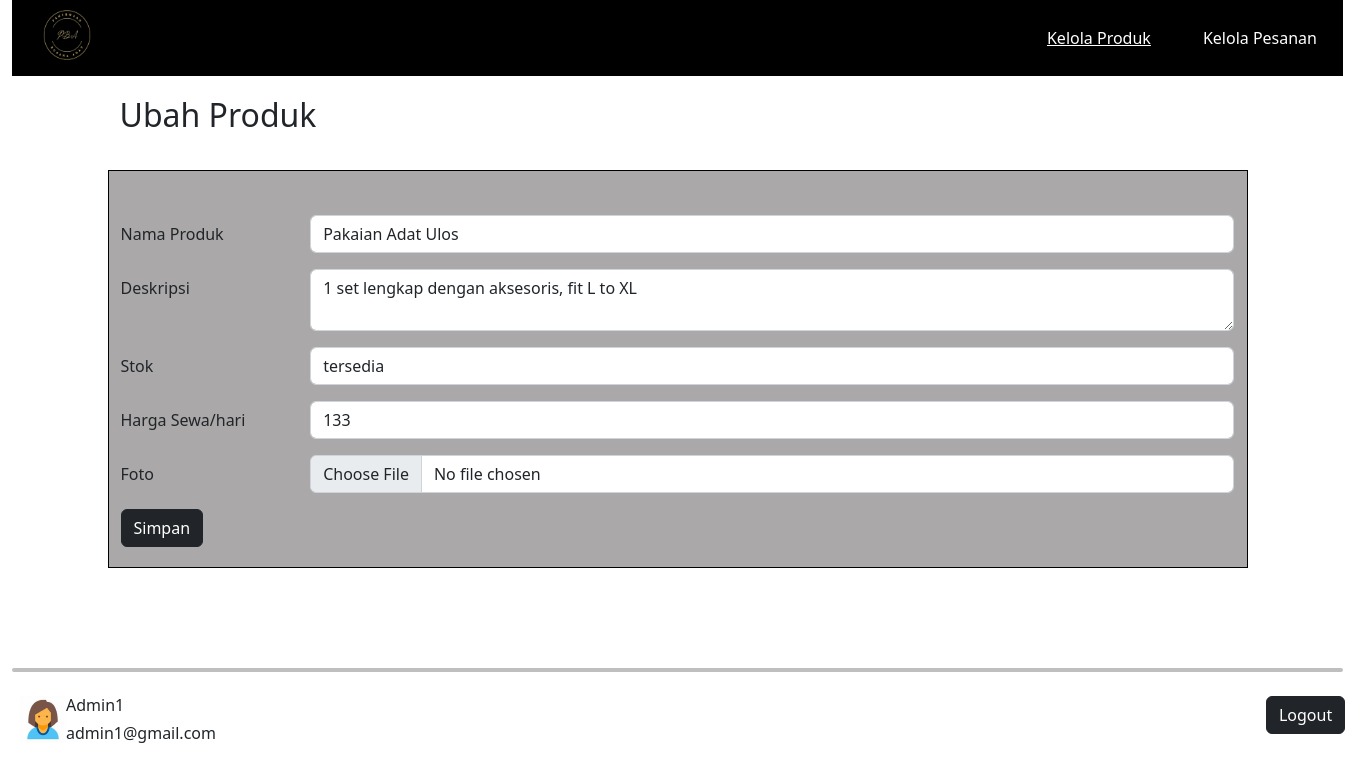
Page /admin_ubah_produk.php?Id_Produk=2 on the committed database.
### tables this page shows
CREATE TABLE `produk` (
  `Id_Produk` int(11) NOT NULL,
  `Nama_Produk` varchar(255) NOT NULL,
  `Deskripsi_Produk` varchar(255) NOT NULL,
  `Harga_Sewa_perHari` int(100) NOT NULL,
  `Stok` varchar(50) NOT NULL,
  `foto` varchar(100) NOT NULL
);

### admin_ubah_produk.php (the view, shortened to what this page needs)
<?php
include 'koneksi.php';
if (isset($_GET['Id_Produk'])) {
    $id = ($_GET["Id_Produk"]);
    $sql = "SELECT * FROM produk WHERE Id_Produk='$id'";
    $result = mysqli_query($conn, $sql);
    $fetch = mysqli_fetch_assoc($result);
  } else {
    echo "<script>alert('Masukkan data id.');window.location='admin_kelola_produk.php';</script>";
  }
?>
<!DOCTYPE html>
<html lang="en">
<head>
    <link rel="stylesheet" href="css/style.css">
    <link href="https://cdn.jsdelivr.net/npm/bootstrap@5.2.3/dist/css/bootstrap.min.css" rel="stylesheet">
</head>
<body>
    <div class="container-fluid">
        <ul class="ul-nav">
            <li class="li-nav-2"><a href="admin_home.php"><img src="img/logo.png" alt="logo" width="70" height="50"></a></li>
            <li class="li-nav"><a href="admin_kelola_pesanan.php">Kelola Pesanan</a></li>
            <li class="li-nav-active"><a href="admin_kelola_produk.php">Kelola Produk</a></li>
        </ul>
    </div>
        <div class="container">
            <figure>
                <h2>Ubah Produk</h2>
            </figure>
        </div>
    <div class="container-md">
        <form method="post" action="admin_ubah_produk_query.php" enctype="multipart/form-data">
            <div>
                <input type="hidden" name="id" value="<?php echo $fetch['Id_Produk']; ?>"><br>
            </div>
            <div class="mb-3 row">
                <label for="nama_produk" class="col-sm-2 col-form-label">Nama Produk</label>
                <div class="col-sm-10">
                    <input value="<?php echo $fetch['Nama_Produk']?>" type="text" class="form-control" name="nama_produk">
                </div>
            </div>
            <div class="mb-3 row">
                <label for="deskripsi" class="col-sm-2 col-form-label">Deskripsi</label>
                <div class="col-sm-10">
                    <textarea class="form-control" name="deskripsi" rows="2"><?php echo $fetch['Deskripsi_Produk']?></textarea>
                </div>
            </div>
            <div class="mb-3 row">
                <label for="stok" class="col-sm-2 col-form-label">Stok</label>
                <div class="col-sm-10">
                    <input value="<?php echo $fetch['Stok']?>" type="text" class="form-control" name="stok">
                </div>
            </div>
            <div class="mb-3 row">
                <label for="harga_sewa" class="col-sm-2 col-form-label">Harga Sewa/hari</label>
                <div class="col-sm-10">
                    <input value="<?php echo $fetch['Harga_Sewa_perHari']?>" type="text" class="form-control" name="harga_sewa">
                </div>
            </div>
            <div class="mb-3 row">
                <label for="foto" class="col-sm-2 col-form-label">Foto</label>
                <div class="col-sm-10">
                    <input required="true" class="form-control" type="file" name="foto" accept=".jpg, .jpeg, .png" >
                </div>
            </div>
            <button type="submit" class="btn btn-dark" name="submit">Simpan</button>
        </form>
    </div>
    <footer class="login-box" style="margin-top: 100px">
        <div class="container-xxl">
            <div><hr style="border: 2px solid black; border-radius: 5px"></div>
            <div class="d-inline-flex p-2" >
                <img src="img/profile.png" alt="foto">
                <div class="d-flex flex-column mb-3" style="height: 1px">
                <h6>Admin1</h6>
                <h6>admin1@gmail.com</h6>
                </div>
                <div><a href="cost_home.php" style="position:relative; right:-1050px" class="btn btn-dark">Logout</a></div>
            </div>
        </div>
    </footer>
</body>
</html>

### css/style.css (style rules this page uses)
.ul-nav { list-style-type: none; margin: 0; padding: 0; overflow: hidden; background-color: black; }
li { padding: 10px; }
.li-nav { float: right; }
.li-nav-active { float: right; }
.li-nav-2 { float: left; padding-left: 20px; }
.li-nav a { display: block; color: white; text-align: center; padding: 16px; text-decoration: none; }
.li-nav-active a { display: block; color: white; text-align: center; padding: 16px; text-decoration: underline; }
.container { padding: 20px; align-items: end; }
.container-md { padding: 20px; border: solid black 1px; background-color: #aaa8a8; }

### rows in the picture
produk: nama_produk "Pakaian Adat Ulos", deskripsi "1 set lengkap dengan aksesoris, fit L to XL", stok "tersedia", harga_sewa "133"
